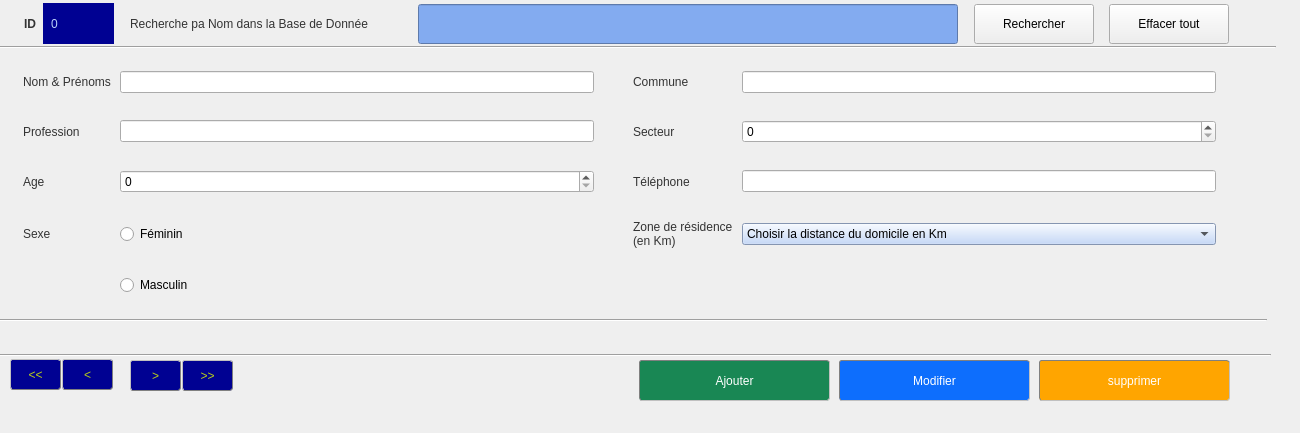
    <widget class="QWidget" name="tasaisie_identite_tab">
     <attribute name="title">
      <string>Saisie Informations Identitaires et Résidentielles des Patients</string>
     </attribute>
     <widget class="QLabel" name="id_lbl">
      <property name="geometry">
       <rect>
        <x>11</x>
        <y>4</y>
        <width>34</width>
        <height>40</height>
       </rect>
      </property>
      <property name="styleSheet">
       <string notr="true">font: 12pt &quot;Century Gothic&quot;;
font-weight: bold;
color: rgb(51, 51, 51);
padding-left: 10px;</string>
      </property>
      <property name="text">
       <string>ID</string>
      </property>
     </widget>
     <widget class="QWidget" name="gridLayoutWidget_2">
      <property name="geometry">
       <rect>
        <x>10</x>
        <y>50</y>
        <width>1221</width>
        <height>271</height>
       </rect>
      </property>
      <layout class="QGridLayout" name="gridLayout_2">
       <property name="rightMargin">
        <number>15</number>
       </property>
       <item row="2" column="5">
        <widget class="QLabel" name="phone_lbl">
         <property name="styleSheet">
          <string notr="true">font: 12pt &quot;Century Gothic&quot;;
color: rgb(51, 51, 51);
padding-left: 10px;
margin-left: 20px;</string>
         </property>
         <property name="text">
          <string>Téléphone</string>
         </property>
        </widget>
       </item>
       <item row="1" column="5">
        <widget class="QLabel" name="sector_lbl">
         <property name="styleSheet">
          <string notr="true">font: 12pt &quot;Century Gothic&quot;;
color: rgb(51, 51, 51);
padding-left: 10px;
margin-left: 20px;</string>
         </property>
         <property name="text">
          <string>Secteur</string>
         </property>
        </widget>
       </item>
       <item row="1" column="0">
        <widget class="QLabel" name="profession_lbl">
         <property name="styleSheet">
          <string notr="true">font: 12pt &quot;Century Gothic&quot;;
color: rgb(51, 51, 51);
padding-left: 10px;</string>
         </property>
         <property name="text">
          <string>Profession</string>
         </property>
        </widget>
       </item>
       <item row="0" column="5">
        <widget class="QLabel" name="commune_lbl">
         <property name="styleSheet">
          <string notr="true">font: 12pt &quot;Century Gothic&quot;;
color: rgb(51, 51, 51);
padding-left: 10px;
margin-left: 20px;</string>
         </property>
         <property name="text">
          <string>Commune</string>
         </property>
        </widget>
       </item>
       <item row="0" column="1">
        <widget class="QLineEdit" name="name_ledit"/>
       </item>
       <item row="0" column="6">
        <widget class="QLineEdit" name="commune_ledit"/>
       </item>
       <item row="1" column="1">
        <widget class="QLineEdit" name="profession_ledit"/>
       </item>
       <item row="1" column="6">
        <widget class="QSpinBox" name="sector_spinBox"/>
       </item>
       <item row="2" column="0">
        <widget class="QLabel" name="age_lbl">
         <property name="styleSheet">
          <string notr="true">font: 12pt &quot;Century Gothic&quot;;
color: rgb(51, 51, 51);
padding-left: 10px;</string>
         </property>
         <property name="text">
          <string>Age</string>
         </property>
        </widget>
       </item>
       <item row="4" column="1">
        <widget class="QRadioButton" name="woman_rbtn">
         <property name="text">
          <string>Féminin</string>
         </property>
         <property name="checkable">
          <bool>true</bool>
         </property>
         <property name="checked">
          <bool>false</bool>
         </property>
        </widget>
       </item>
       <item row="4" column="0">
        <widget class="QLabel" name="gender_lbl">
         <property name="styleSheet">
          <string notr="true">font: 12pt &quot;Century Gothic&quot;;
color: rgb(51, 51, 51);
padding-left: 10px;</string>
         </property>
         <property name="text">
          <string>Sexe</string>
         </property>
        </widget>
       </item>
       <item row="4" column="6">
        <widget class="QComboBox" name="zone_comboBox">
         <property name="styleSheet">
          <string notr="true">
	background-color: rgb(186, 209, 248);</string>
         </property>
         <property name="modelColumn">
          <number>0</number>
         </property>
         <item>
          <property name="text">
           <string>Choisir la distance du domicile en Km</string>
          </property>
         </item>
         <item>
          <property name="text">
           <string>0-4</string>
          </property>
         </item>
         <item>
          <property name="text">
           <string>5-9</string>
          </property>
         </item>
         <item>
          <property name="text">
           <string>10 et plus</string>
          </property>
         </item>
        </widget>
       </item>
       <item row="4" column="5">
        <widget class="QLabel" name="zone_lbl">
         <property name="styleSheet">
          <string notr="true">font: 12pt &quot;Century Gothic&quot;;
color: rgb(51, 51, 51);
padding-left: 10px;
margin-left: 20px;</string>
         </property>
         <property name="text">
          <string>&lt;div&gt;Zone de résidence&lt;/div&gt;&lt;div&gt; (en Km)&lt;/div&gt;</string>
         </property>
        </widget>
       </item>
       <item row="2" column="6">
        <widget class="QLineEdit" name="phone_ledit"/>
       </item>
       <item row="0" column="0">
        <widget class="QLabel" name="name_lbl">
         <property name="styleSheet">
          <string notr="true">font: 12pt &quot;Century Gothic&quot;;
color: rgb(51, 51, 51);
padding-left: 10px;</string>
         </property>
         <property name="text">
          <string>Nom &amp; Prénoms</string>
         </property>
        </widget>
       </item>
       <item row="2" column="1">
        <widget class="QSpinBox" name="age_spinBox">
         <property name="styleSheet">
          <string notr="true"/>
         </property>
        </widget>
       </item>
       <item row="5" column="1">
        <widget class="QRadioButton" name="man_rbtn">
         <property name="text">
          <string>Masculin</string>
         </property>
        </widget>
       </item>
       <item row="5" column="5">
        <widget class="QLabel" name="record_id">
         <property name="styleSheet">
          <string notr="true">/*background-color: rgb(0, 1, 146);
color: rgb(186, 209, 248);
font: 75 16pt &quot;Century Gothic&quot;;
padding-left:5px;*/
color: transparent;
</string>
         </property>
         <property name="text">
          <string>0</string>
         </property>
         <property name="alignment">
          <set>Qt::AlignCenter</set>
         </property>
        </widget>
       </item>
       <item row="5" column="6">
        <widget class="QLabel" name="lbl_date_heure">
         <property name="styleSheet">
          <string notr="true">border: 1px solid transparent;
</string>
         </property>
         <property name="text">
          <string/>
         </property>
        </widget>
       </item>
      </layout>
     </widget>
     <widget class="QPushButton" name="first_btn">
      <property name="geometry">
       <rect>
        <x>10</x>
        <y>359</y>
        <width>51</width>
        <height>31</height>
       </rect>
      </property>
      <property name="styleSheet">
       <string notr="true">QPushButton{
	background-color: rgb(0, 1, 146);
	border-radius: 3px;
	color: rgb(186, 209, 24);
	border: 1px outset gray;
	font: 12pt &quot;Century Gothic&quot;;
}

QPushButton:hover{
	color: orange;
	border-radius: 3px;
	border: 1px outset gray;
	font: 12pt &quot;Century Gothic&quot;;
}

</string>
      </property>
      <property name="text">
       <string>&lt;&lt;</string>
      </property>
     </widget>
     <widget class="QPushButton" name="previous_btn">
      <property name="geometry">
       <rect>
        <x>62</x>
        <y>359</y>
        <width>51</width>
        <height>31</height>
       </rect>
      </property>
      <property name="styleSheet">
       <string notr="true">QPushButton{
	background-color: rgb(0, 1, 146);
	border-radius: 3px;
	color: rgb(186, 209, 24);
	border: 1px outset gray;
	font: 12pt &quot;Century Gothic&quot;;
}

QPushButton:hover{
	color: orange;
	border-radius: 3px;
	border: 1px outset gray;
	font: 12pt &quot;Century Gothic&quot;;
}
</string>
      </property>
      <property name="text">
       <string>&lt;</string>
      </property>
     </widget>
     <widget class="QPushButton" name="last_btn">
      <property name="geometry">
       <rect>
        <x>182</x>
        <y>360</y>
        <width>51</width>
        <height>31</height>
       </rect>
      </property>
      <property name="styleSheet">
       <string notr="true">QPushButton{
	background-color: rgb(0, 1, 146);
	border-radius: 3px;
	color: rgb(186, 209, 24);
	border: 1px outset gray;
	font: 12pt &quot;Century Gothic&quot;;
}

QPushButton:hover{
	color: orange;
	border-radius: 3px;
	border: 1px outset gray;
	font: 12pt &quot;Century Gothic&quot;;
}
</string>
      </property>
      <property name="text">
       <string>&gt;&gt;</string>
      </property>
     </widget>
     <widget class="QPushButton" name="next_btn">
      <property name="geometry">
       <rect>
        <x>130</x>
        <y>360</y>
        <width>51</width>
        <height>31</height>
       </rect>
      </property>
      <property name="styleSheet">
       <string notr="true">QPushButton{
	background-color: rgb(0, 1, 146);
	border-radius: 3px;
	color: rgb(186, 209, 24);
	border: 1px outset gray;
	font: 12pt &quot;Century Gothic&quot;;
}

QPushButton:hover{
	color: orange;
	border-radius: 3px;
	border: 1px outset gray;
	font: 12pt &quot;Century Gothic&quot;;
}
</string>
      </property>
      <property name="text">
       <string>&gt;</string>
      </property>
     </widget>
     <widget class="QPushButton" name="add_btn">
      <property name="geometry">
       <rect>
        <x>639</x>
        <y>360</y>
        <width>191</width>
        <height>41</height>
       </rect>
      </property>
      <property name="styleSheet">
       <string notr="true">QPushButton{
	background-color:  rgb(25,135,84);
	border-radius: 3px;
	color: white;
	border: 1px inset gray;
	font: 16pt &quot;Century Gothic&quot;;
}

QPushButton:hover{
	background-color: #adc4ad;
	border-radius: 3px;
	border: 1px inset gray;
	color: black;
	font: 16pt &quot;Century Gothic&quot;;
}</string>
      </property>
      <property name="text">
       <string>Ajouter</string>
      </property>
     </widget>
     <widget class="QPushButton" name="edit_btn">
      <property name="geometry">
       <rect>
        <x>839</x>
        <y>360</y>
        <width>191</width>
        <height>41</height>
       </rect>
      </property>
      <property name="styleSheet">
       <string notr="true">QPushButton{
	background-color: rgb(13,110,253);
	border-radius: 3px;
	color: white;
	border: 1px inset gray;
	font: 16pt &quot;Century Gothic&quot;;
}

QPushButton:hover{
	background-color: rgb(13,202,240);
	border-radius: 3px;
	border: 1px inset gray;
	color: black;
	font: 16pt &quot;Century Gothic&quot;;
}</string>
      </property>
      <property name="text">
       <string>Modifier</string>
      </property>
     </widget>
     <widget class="QPushButton" name="del_btn">
      <property name="geometry">
       <rect>
        <x>1039</x>
        <y>360</y>
        <width>191</width>
        <height>41</height>
       </rect>
      </property>
      <property name="styleSheet">
       <string notr="true">QPushButton{
	background-color:  orange;
	border-radius: 3px;
	color: white;
	border: 1px inset gray;
	font: 16pt &quot;Century Gothic&quot;;
}

QPushButton:hover{
	background-color: rgb(255, 193, 7);
	border-radius: 3px;
	border: 1px inset gray;
	color: black;
	font: 16pt &quot;Century Gothic&quot;;
}</string>
      </property>
      <property name="text">
       <string>supprimer</string>
      </property>
     </widget>
     <widget class="Line" name="line">
      <property name="geometry">
       <rect>
        <x>-20</x>
        <y>345</y>
        <width>1291</width>
        <height>20</height>
       </rect>
      </property>
      <property name="orientation">
       <enum>Qt::Horizontal</enum>
      </property>
     </widget>
     <widget class="QLabel" name="Recherche">
      <property name="geometry">
       <rect>
        <x>130</x>
        <y>4</y>
        <width>286</width>
        <height>40</height>
       </rect>
      </property>
      <property name="styleSheet">
       <string notr="true">font: 10pt &quot;Century Gothic&quot;;
color: rgb(51, 51, 51);</string>
      </property>
      <property name="text">
       <string>Recherche pa Nom dans la Base de Donnée</string>
      </property>
     </widget>
     <widget class="QLineEdit" name="search_lineEdit_2">
      <property name="enabled">
       <bool>true</bool>
      </property>
      <property name="geometry">
       <rect>
        <x>418</x>
        <y>4</y>
        <width>540</width>
        <height>40</height>
       </rect>
      </property>
      <property name="styleSheet">
       <string notr="true">color: rgb(255, 255, 255);
background-color: rgb(131, 171, 240);
</string>
      </property>
     </widget>
     <widget class="QPushButton" name="search_btn_2">
      <property name="enabled">
       <bool>true</bool>
      </property>
      <property name="geometry">
       <rect>
        <x>974</x>
        <y>4</y>
        <width>120</width>
        <height>40</height>
       </rect>
      </property>
      <property name="text">
       <string>Rechercher</string>
      </property>
     </widget>
     <widget class="QPushButton" name="erase_all_widgets_btn">
      <property name="geometry">
       <rect>
        <x>1109</x>
        <y>4</y>
        <width>120</width>
        <height>40</height>
       </rect>
      </property>
      <property name="text">
       <string>Effacer tout</string>
      </property>
     </widget>
     <widget class="Line" name="line_3">
      <property name="geometry">
       <rect>
        <x>-14</x>
        <y>310</y>
        <width>1281</width>
        <height>20</height>
       </rect>
      </property>
      <property name="orientation">
       <enum>Qt::Horizontal</enum>
      </property>
     </widget>
     <widget class="QLabel" name="id_content_lbl">
      <property name="geometry">
       <rect>
        <x>240</x>
        <y>360</y>
        <width>131</width>
        <height>31</height>
       </rect>
      </property>
      <property name="styleSheet">
       <string notr="true">border: 1px solid transparent;
color: transparent;</string>
      </property>
      <property name="text">
       <string/>
      </property>
     </widget>
     <widget class="QLabel" name="label_ID_Enr">
      <property name="geometry">
       <rect>
        <x>380</x>
        <y>360</y>
        <width>111</width>
        <height>31</height>
       </rect>
      </property>
      <property name="styleSheet">
       <string notr="true">border: 1px solid transparent;
color: transparent;</string>
      </property>
      <property name="text">
       <string/>
      </property>
     </widget>
     <widget class="QLabel" name="label_ID_Recup">
      <property name="geometry">
       <rect>
        <x>43</x>
        <y>3</y>
        <width>71</width>
        <height>41</height>
       </rect>
      </property>
      <property name="styleSheet">
       <string notr="true">background-color: rgb(0, 1, 146);
color: rgb(186, 209, 248);
font: 75 16pt &quot;Century Gothic&quot;;
padding-left:5px;</string>
      </property>
      <property name="text">
       <string>0</string>
      </property>
     </widget>
     <widget class="QLabel" name="attention_lbl">
      <property name="geometry">
       <rect>
        <x>-3</x>
        <y>391</y>
        <width>390</width>
        <height>31</height>
       </rect>
      </property>
      <property name="styleSheet">
       <string notr="true">border: 1px solid transparent;</string>
      </property>
      <property name="text">
       <string/>
      </property>
     </widget>
     <widget class="QLabel" name="result_label">
      <property name="geometry">
       <rect>
        <x>410</x>
        <y>393</y>
        <width>351</width>
        <height>31</height>
       </rect>
      </property>
      <property name="styleSheet">
       <string notr="true">border: 0px solid transparent;
color: transparent;</string>
      </property>
      <property name="text">
       <string/>
      </property>
     </widget>
     <widget class="Line" name="line_6">
      <property name="geometry">
       <rect>
        <x>-15</x>
        <y>37</y>
        <width>1291</width>
        <height>20</height>
       </rect>
      </property>
      <property name="styleSheet">
       <string notr="true"/>
      </property>
      <property name="orientation">
       <enum>Qt::Horizontal</enum>
      </property>
     </widget>
     <zorder>id_lbl</zorder>
     <zorder>gridLayoutWidget_2</zorder>
     <zorder>first_btn</zorder>
     <zorder>previous_btn</zorder>
     <zorder>last_btn</zorder>
     <zorder>next_btn</zorder>
     <zorder>add_btn</zorder>
     <zorder>edit_btn</zorder>
     <zorder>del_btn</zorder>
     <zorder>Recherche</zorder>
     <zorder>search_lineEdit_2</zorder>
     <zorder>search_btn_2</zorder>
     <zorder>erase_all_widgets_btn</zorder>
     <zorder>line_3</zorder>
     <zorder>line</zorder>
     <zorder>id_content_lbl</zorder>
     <zorder>label_ID_Enr</zorder>
     <zorder>label_ID_Recup</zorder>
     <zorder>attention_lbl</zorder>
     <zorder>result_label</zorder>
     <zorder>line_6</zorder>
    </widget>
